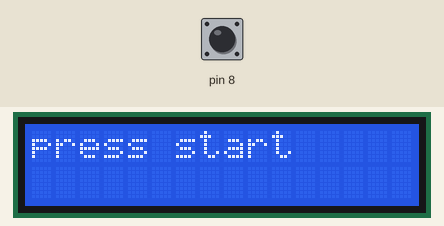
Bench run of a sketch on a simulated Arduino Uno, built with avr-gcc and run on an emulated ATmega328P. Shown: 16×2 character LCD. The test bench sets the inputs (shaded band); at power-on: pin 8 HIGH. What the sketch prints to the serial monitor is not drawn.

Above: at 1.3 s.
1.4 s: pin 8 pulled LOW for 0.15 s
At 4.3 s:
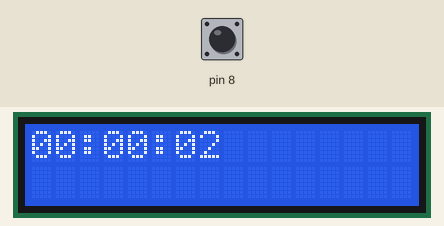
4.5 s: pin 8 pulled LOW for 0.15 s
At 5.7 s:
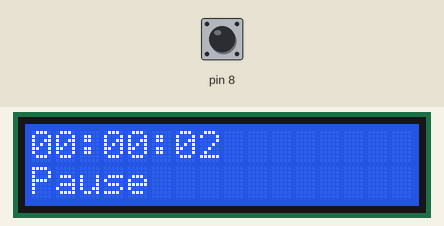
6.1 s: pin 8 pulled LOW for 3.2 s
At 6.8 s:
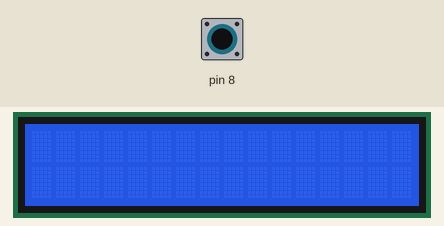
10.8 s: pin 8 pulled LOW for 1 s
Timing chart, 0 to 13.8 s (numbered marks = the images above; inputs shaded):
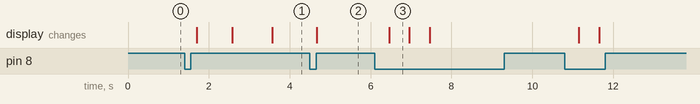

The sketch:

TimeSpentReporter_V0.ino
```cpp
#include <LiquidCrystal.h>

LiquidCrystal lcd(7, 6, 5, 4, 3, 2);

void setup()
{
  lcd.begin(16, 2);
  lcd.clear();

  Serial.begin(9600);

  pinMode(8, INPUT);
  digitalWrite(8, HIGH);

  lcd.clear();
  lcd.print("press start");
  delay(100);

}

double a = millis();
double i = 0;
double c ;
double currentTimer = 0;
int seconds = 0;
int minutes = 0;
int hours = 0;
boolean run = false;
char currentTime[9];
int current;
long millis_held = 0;    // How long the button was held (milliseconds)
long secs_held;      // How long the button was held (seconds)
long prev_secs_held; // How long the button was held in the previous check
byte previous = HIGH;
unsigned long firstTime; // how long since the button was first pressed
int reset_threshold = 600; // how long the button must be held to reset the chrono
int pause_threshold = 350; // how long the button can be held to pause

void loop()
{
  current = digitalRead(8);

  // if the button state changes to pressed, remember the start time
    if (current == LOW && previous == HIGH && (millis() - firstTime) > 200) {
      firstTime = millis();
    }

    millis_held = (millis() - firstTime);
    secs_held = millis_held / 1000;

    // This if statement is a basic debouncing tool, the button must be pushed for at least
    // 50 milliseconds in a row for it to be considered as a push.
    if (millis_held > 50) {
      if(current == LOW && millis_held > pause_threshold){
        Blink();
        if (millis_held >= reset_threshold) {      // If the button is held for more than 0.6 seconds, reset
          reset();
        }
      }
      // check if the button was released since we last checked
      if (current == HIGH && previous == LOW) {

        // Button pressed for less than 1 second, one long LED blink
        if (millis_held <= pause_threshold) {
          switch (run)
          {
            case false:
              start();
              break;

            case true:
              pause() ;
              break;
          }
        }
      }
    }
    previous = current;
    prev_secs_held = secs_held;
}


void start()
{
    Serial.println("Start");
    a = millis();
    delay(150);
    currentTimer = i;
    while (digitalRead(8) == HIGH)
    {
      c = millis();
      i = (c - a) / 1000 + currentTimer;

      lcd.clear();
      Display();

      run = true;
    }
}

void pause()
{
    Serial.println("Pause");
    a = millis();
    delay(10);
    while (digitalRead(8) == HIGH)
    {
      Display();
      lcd.setCursor(0, 1);
      lcd.print("Pause");
      lcd.setCursor(0, 0);
      delay(10);
    }
    run = false;
}

void Display()
{
    int total = i;
    minutes = total / 60;
    seconds = total % 60;
    hours = minutes / 60;
    minutes = minutes % 60;

    sprintf(currentTime, "%02d:%02d:%02d", hours, minutes, seconds);
    lcd.setCursor(0,0);
    lcd.print(currentTime); // prints in the format HH:MM:SS
//    Serial.println(currentTime);

//    Serial.println(total);
    delay(10);
}

void reset()
{
  Serial.println("Reset");
  lcd.clear();
  lcd.print("press start");
  i = 0;
  run = false;
  delay(100);
}

void Blink()
{
  if(secs_held <= 0.7){
    lcd.noDisplay(); // Turn off the display
    delay(500);
    lcd.display();   // Turn on the display:
    delay(500);
  }
}
```

Measured:
- after the input at 1.4 s, the display: first changes after 0.30 s (image 1 shows a later state)
- after the input at 4.5 s, the display: changes after 0.17 s (image 2)
- after the input at 6.1 s, the display: changes after 0.36 s (image 3)
- what the display in image 3 shows lasts 0.5 s, from 6.5 s to 7.0 s
